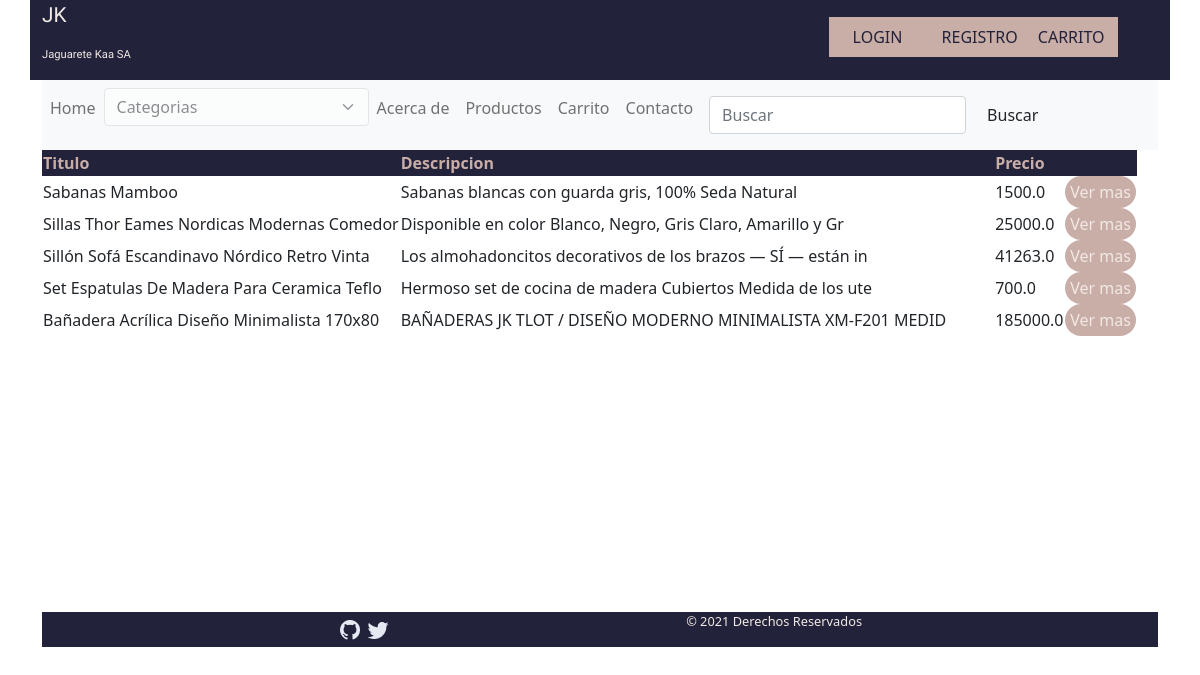
Page /producto/ on the earlier database version.
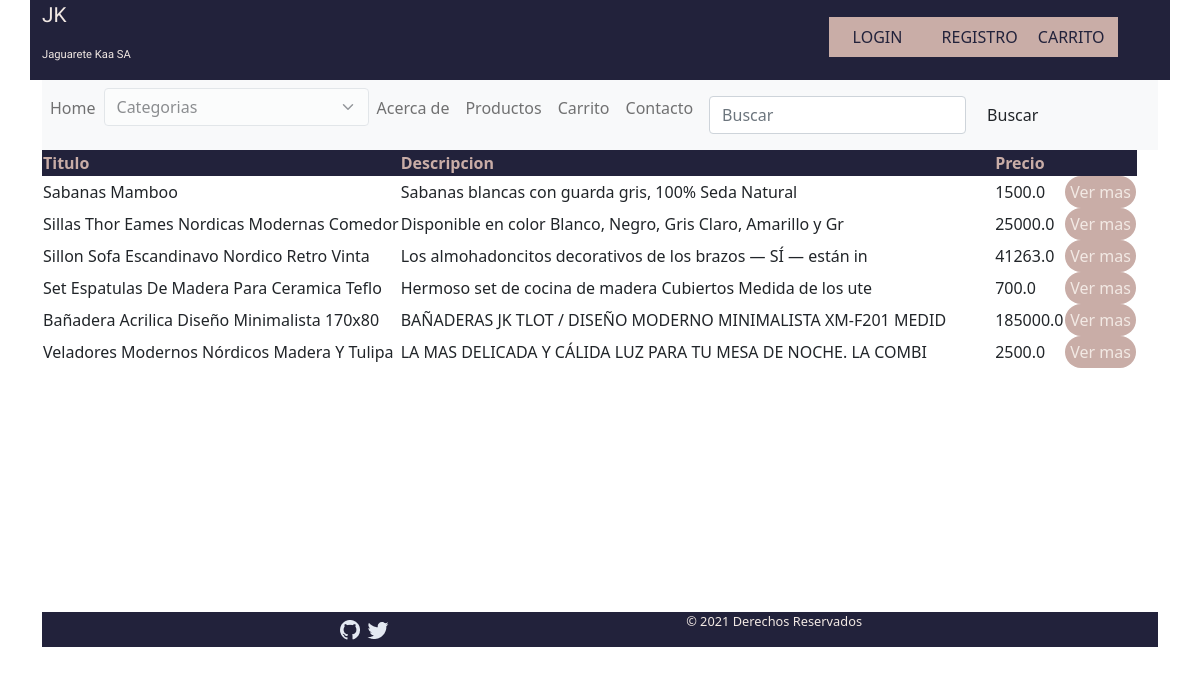
Same page on the later database version.
### CARRITO/models.py (models this page shows, shortened)
class Producto(models.Model):
    titulo =  models.CharField(max_length=100)
    imagenProducto =  models.ImageField(upload_to='productos',blank = True, null = True)
    descripcion = models.CharField(max_length=100)
    precio =  models.FloatField()
    categoria = models.ForeignKey(Categoria,on_delete= models.CASCADE, null=False)
    created =  models.DateTimeField(auto_now_add=True)
    updated =  models.DateTimeField(auto_now_add=True)

### CARRITO/views.py (the view)
# urls.py: path('producto/', views.producto, name='Producto'),
def producto(request):
    productos = Producto.objects.all()
    for producto in productos:
        producto.titulo =  producto.titulo[:43]
        producto.descripcion =  producto.descripcion[:60]
    return render(request,"productos/producto.html",{'productos':productos})

### CARRITO/context_processors.py (called while the page is built)
def extras(request):
    categorias =  Categoria.objects.all()
    return {'categorias':categorias}

### CARRITO/templates/productos/producto.html (shortened to what this page needs)
{% extends "layout.html" %}
{% block content %}
            <table>
                <tr>
                    <th class="head_tabla">Titulo</th>
                    <th class="head_tabla">Descripcion</th>
                    <th class="head_tabla">Precio</th>
                    <th class="head_tabla">  </th>
                </tr>
                {% for producto in productos %}
                            <tr class="row_tabla">
                                <td class="col_tabla">{{ producto.titulo}}</td>
                                <td class="col_tabla descripcion">{{producto.descripcion}}</td>
                                <td class="col_tabla">{{producto.precio}}</td>
                                <td class="col_tabla"><a class=" link_producto"href="{% url 'verProducto' producto.id %}">Ver mas</a></td>
                            </tr>
                {% endfor %}
            </table>
{%endblock%}

Differences in the rows shown:
changed Producto "Los almohadoncitos decorativos de los brazos — SÍ — están in": titulo "Sillón Sofá Escandinavo Nórdico Retro Vinta" → "Sillon Sofa Escandinavo Nordico Retro Vinta"
changed Producto "BAÑADERAS JK TLOT / DISEÑO MODERNO MINIMALISTA XM-F201 MEDID": titulo "Bañadera Acrílica Diseño Minimalista 170x80" → "Bañadera Acrilica Diseño Minimalista 170x80"
added Producto: titulo "Veladores Modernos Nórdicos Madera Y Tulipa", descripcion "LA MAS DELICADA Y CÁLIDA LUZ PARA TU MESA DE NOCHE. LA COMBI", precio "2500.0"
